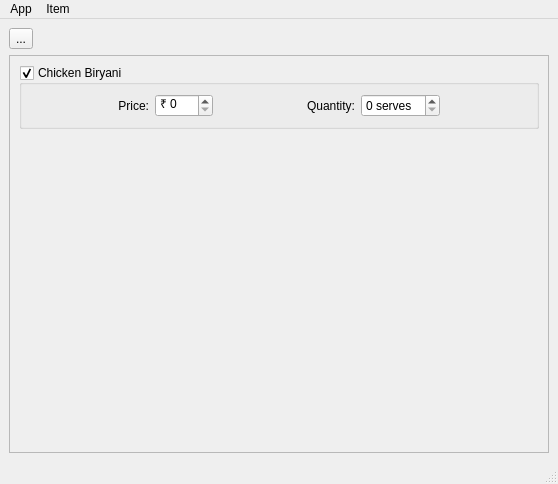
<?xml version="1.0" encoding="UTF-8"?>
<ui version="4.0">
 <class>main_window</class>
 <widget class="QMainWindow" name="main_window">
  <property name="geometry">
   <rect>
    <x>0</x>
    <y>0</y>
    <width>558</width>
    <height>484</height>
   </rect>
  </property>
  <property name="minimumSize">
   <size>
    <width>359</width>
    <height>0</height>
   </size>
  </property>
  <property name="windowTitle">
   <string>MainWindow</string>
  </property>
  <widget class="QWidget" name="central_widget">
   <layout class="QVBoxLayout" name="verticalLayout">
    <item>
     <layout class="QHBoxLayout" name="toolbar">
      <item>
       <widget class="QToolButton" name="add_button">
        <property name="statusTip">
         <string>Click to add an item</string>
        </property>
        <property name="text">
         <string>...</string>
        </property>
        <property name="icon">
         <iconset>
          <normaloff>:/Users/kevin/Downloads/icons/svg/svg/add_button.svg</normaloff>:/Users/kevin/Downloads/icons/svg/svg/add_button.svg</iconset>
        </property>
        <property name="shortcut">
         <string>Ctrl+N</string>
        </property>
       </widget>
      </item>
      <item>
       <spacer name="toolbar_spacer">
        <property name="orientation">
         <enum>Qt::Horizontal</enum>
        </property>
        <property name="sizeHint" stdset="0">
         <size>
          <width>40</width>
          <height>20</height>
         </size>
        </property>
       </spacer>
      </item>
     </layout>
    </item>
    <item>
     <widget class="QScrollArea" name="scroll_area">
      <property name="widgetResizable">
       <bool>true</bool>
      </property>
      <property name="alignment">
       <set>Qt::AlignLeading|Qt::AlignLeft|Qt::AlignTop</set>
      </property>
      <widget class="QWidget" name="scroll_area_widget_contents">
       <property name="geometry">
        <rect>
         <x>0</x>
         <y>0</y>
         <width>532</width>
         <height>373</height>
        </rect>
       </property>
       <layout class="QVBoxLayout" name="verticalLayout_2">
        <item>
         <widget class="QGroupBox" name="menu_item">
          <property name="minimumSize">
           <size>
            <width>111</width>
            <height>0</height>
           </size>
          </property>
          <property name="title">
           <string>Chicken Biryani</string>
          </property>
          <property name="flat">
           <bool>false</bool>
          </property>
          <property name="checkable">
           <bool>true</bool>
          </property>
          <layout class="QHBoxLayout" name="horizontalLayout_2">
           <item>
            <spacer name="left_spacer">
             <property name="orientation">
              <enum>Qt::Horizontal</enum>
             </property>
             <property name="sizeHint" stdset="0">
              <size>
               <width>40</width>
               <height>20</height>
              </size>
             </property>
            </spacer>
           </item>
           <item>
            <widget class="QLabel" name="price_label">
             <property name="text">
              <string>Price:</string>
             </property>
             <property name="alignment">
              <set>Qt::AlignRight|Qt::AlignTrailing|Qt::AlignVCenter</set>
             </property>
            </widget>
           </item>
           <item>
            <widget class="QSpinBox" name="price">
             <property name="sizePolicy">
              <sizepolicy hsizetype="Fixed" vsizetype="Fixed">
               <horstretch>0</horstretch>
               <verstretch>0</verstretch>
              </sizepolicy>
             </property>
             <property name="suffix">
              <string/>
             </property>
             <property name="prefix">
              <string>₹ </string>
             </property>
             <property name="maximum">
              <number>999</number>
             </property>
            </widget>
           </item>
           <item>
            <spacer name="center_spacer">
             <property name="orientation">
              <enum>Qt::Horizontal</enum>
             </property>
             <property name="sizeHint" stdset="0">
              <size>
               <width>40</width>
               <height>20</height>
              </size>
             </property>
            </spacer>
           </item>
           <item>
            <widget class="QLabel" name="quantity_label">
             <property name="text">
              <string>Quantity:</string>
             </property>
             <property name="alignment">
              <set>Qt::AlignRight|Qt::AlignTrailing|Qt::AlignVCenter</set>
             </property>
            </widget>
           </item>
           <item>
            <widget class="QSpinBox" name="quantity">
             <property name="sizePolicy">
              <sizepolicy hsizetype="Fixed" vsizetype="Fixed">
               <horstretch>0</horstretch>
               <verstretch>0</verstretch>
              </sizepolicy>
             </property>
             <property name="suffix">
              <string> serves</string>
             </property>
            </widget>
           </item>
           <item>
            <spacer name="right_spacer">
             <property name="orientation">
              <enum>Qt::Horizontal</enum>
             </property>
             <property name="sizeHint" stdset="0">
              <size>
               <width>40</width>
               <height>20</height>
              </size>
             </property>
            </spacer>
           </item>
          </layout>
         </widget>
        </item>
        <item>
         <spacer name="vertical_spacer">
          <property name="orientation">
           <enum>Qt::Vertical</enum>
          </property>
          <property name="sizeHint" stdset="0">
           <size>
            <width>17</width>
            <height>302</height>
           </size>
          </property>
         </spacer>
        </item>
       </layout>
      </widget>
     </widget>
    </item>
   </layout>
  </widget>
  <widget class="QMenuBar" name="menubar">
   <property name="geometry">
    <rect>
     <x>0</x>
     <y>0</y>
     <width>558</width>
     <height>24</height>
    </rect>
   </property>
   <widget class="QMenu" name="item">
    <property name="title">
     <string>Item</string>
    </property>
   </widget>
   <widget class="QMenu" name="app">
    <property name="title">
     <string>App</string>
    </property>
   </widget>
   <addaction name="app"/>
   <addaction name="item"/>
  </widget>
  <widget class="QStatusBar" name="statusbar"/>
 </widget>
 <resources>
  <include location="../assets/icon_resource.qrc"/>
 </resources>
 <connections/>
</ui>
